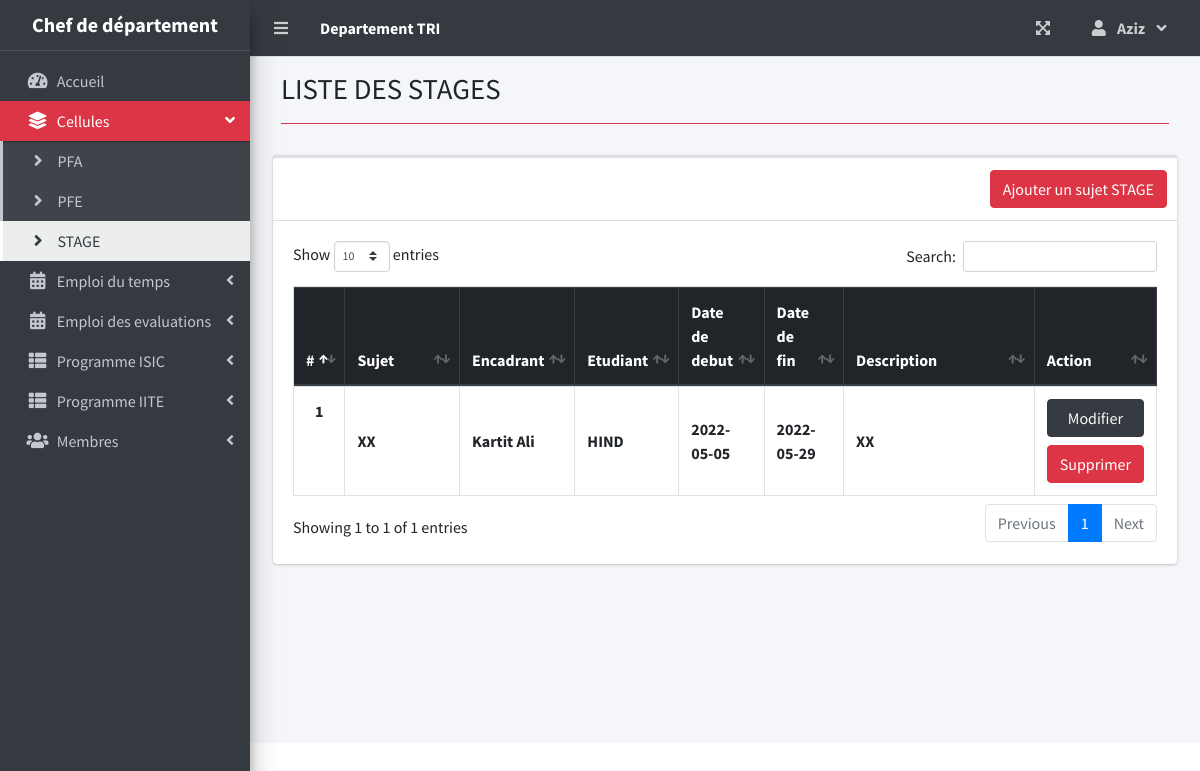
/index.php?page=stagelist (signed in), run on the app's committed database.
### tables this page shows
CREATE TABLE `cellule` (
  `id_sujet` int(5) NOT NULL,
  `id_cellule` int(2) NOT NULL,
  `groupe` varchar(256) NOT NULL,
  `sujet` text NOT NULL,
  `id_encadrant` int(2) NOT NULL,
  `description` text NOT NULL,
  `date_debut` date NOT NULL,
  `date_fin` date NOT NULL
);

CREATE TABLE `users` (
  `id` int(30) NOT NULL,
  `firstname` varchar(200) NOT NULL,
  `lastname` varchar(200) NOT NULL,
  `email` varchar(200) NOT NULL,
  `password` text NOT NULL,
  `type` tinyint(1) NOT NULL DEFAULT 2 COMMENT '1 = admin, 2 = staff',
  `avatar` text NOT NULL,
  `date_created` datetime NOT NULL DEFAULT current_timestamp(),
  `id_fonction` int(2) NOT NULL,
  `id_f_c` int(2) DEFAULT 0 COMMENT '1,2,3 pour les cellules. 4,5 pour les filieres'
);

### stagelist.php (the view, shortened to what this page needs)
<?php include'db_connect.php' ?>
<div class="content-header">
    <div class="container-fluid">
        <div class="row mb-2">
          <div class="col-sm-6">
            <h1 class="m-0">LISTE DES STAGES</h1>
          </div>
        </div>
            <hr class="border-danger">
    </div>
</div>
<div class="col-lg-12">
	<div class="card card-outline card-success">
		<div class="card-header">
		<?php if($_SESSION['login_type'] == 5 || $_SESSION['login_type'] == 1): ?>
			<div class="card-tools">
				<button type="button" class="btn btn-danger" data-toggle="modal" data-target="#exampleModal">
				Ajouter un sujet STAGE
				</button>
			</div>
            <?php endif; ?>
		</div>
		<div class="card-body">
<div class="modal fade" id="exampleModal" tabindex="-1" role="dialog" aria-labelledby="exampleModalLabel" aria-hidden="true">
</div>
			<table class="table tabe-hover table-bordered" id="list">
			<colgroup>
					<col width="5%">
					<col width="20%">
					<col width="10%">
					<col width="10%">
					<col width="10%">
					<col width="10%">
					<col width="35%">
					<col width="10%">
				</colgroup>
				<thead class = "thead-dark">
					<tr>
						<th class="text-center">#</th>
						<th>Sujet</th>
						<th>Encadrant</th>
						<th>Etudiant</th>
						<th>Date de debut</th>
						<th>Date de fin</th>
						<th>Description</th>
						<?php if($_SESSION['login_type'] == 5 || $_SESSION['login_type'] == 1): ?>
						<th>Action</th>
						<?php endif ;?>
					</tr>
				</thead>
				<tbody>
					<?php
					$i = 1;
					$qry = $conn->query("SELECT * FROM cellule,users WHERE cellule.id_encadrant = users.id  AND cellule.id_cellule=3");
					while($row= $qry->fetch_assoc()):
					?>
					<tr>
						<th class="text-center"><?php echo $i++ ?></th>
						<td><b><?php echo $row['sujet'] ?></b></td>
						<td><b><?php echo $row['lastname'] ,' ', $row['firstname'] ?></b></td>
						<td><b><?php echo $row['groupe'] ?></b></td>
						<td><b><?php echo $row['date_debut'] ?></b></td>
						<td><b><?php echo $row['date_fin'] ?></b></td>
						<td><b><?php echo $row['description'] ?></b></td>
						<?php if($_SESSION['login_type'] == 5 || $_SESSION['login_type'] == 1): ?>
						<td>
	<button type="button" class="btn btn-dark  btn-block" ><a href ="index.php?page=editmodule&module_id=<?php echo $row['module_id'] ?>" class="text-light">Modifier </a></button>
						<button type="button" class="btn btn-danger  btn-block delete_sujet " href="javascript:void(0)" data-id_sujet="<?php echo $row['id_sujet'] ?>" >Supprimer </button>
					</td>
					<?php endif; ?>
					</tr>
				<?php endwhile; ?>
				</tbody>
			</table>
		</div>
	</div>
</div>

### stagelist.php (style rules this page uses)
table td { vertical-align: middle !important }

### data on the page
cellule: sujet "XX", users.lastname "Kartit", users.firstname "Ali", groupe "HIND", date_debut "2022-05-05", date_fin "2022-05-29", description "XX"

### other printed values
$_SESSION['login_firstname'] "Aziz"
